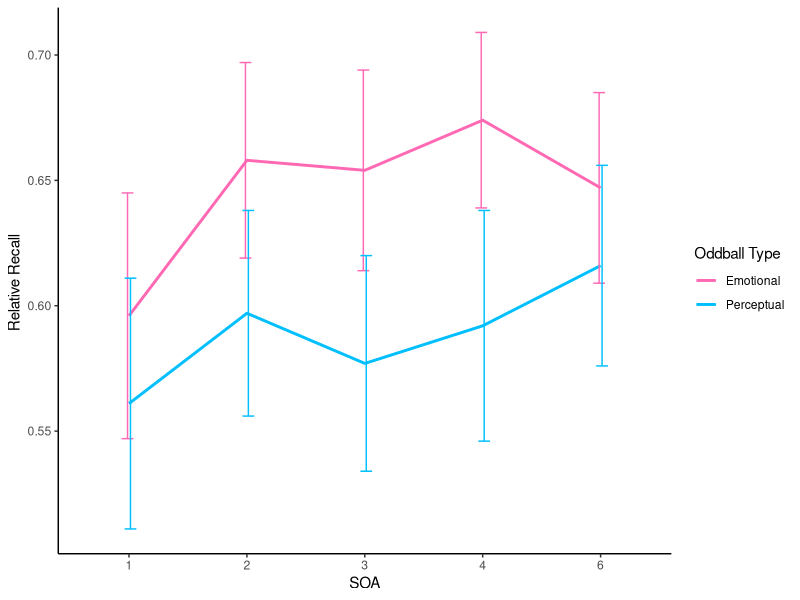
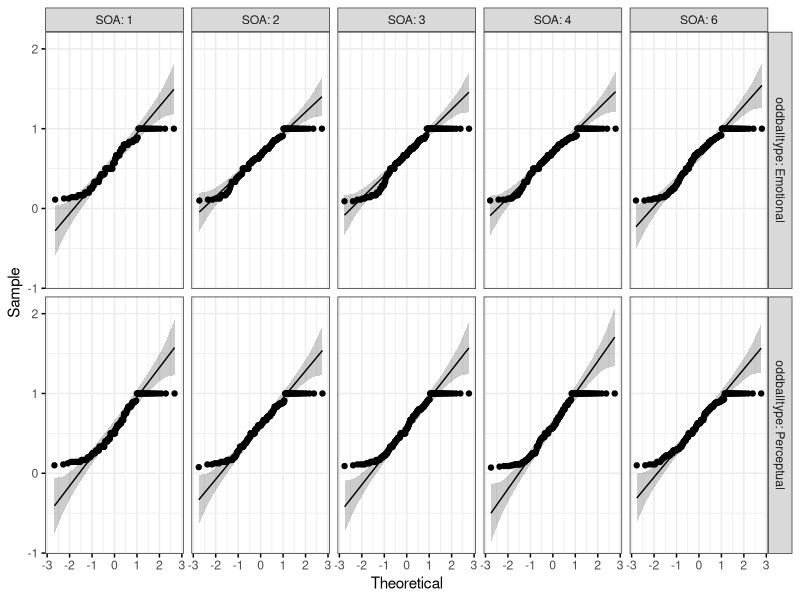
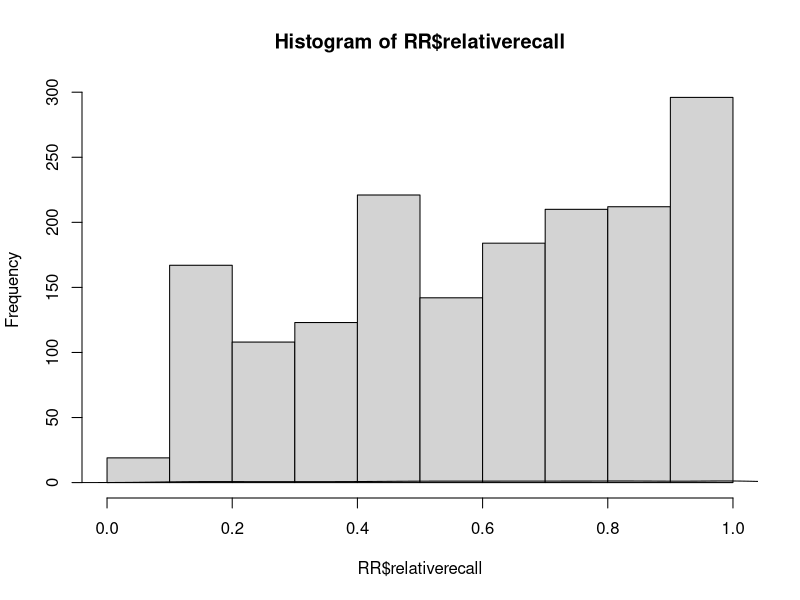
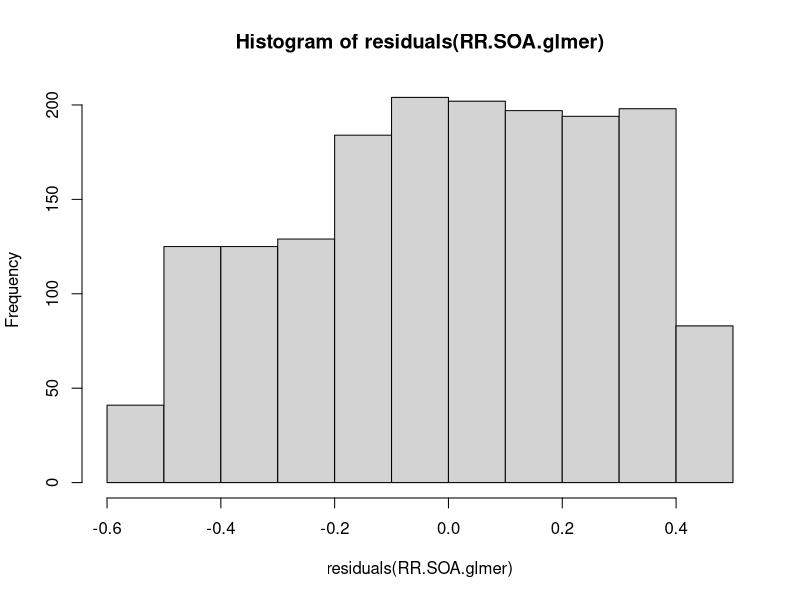
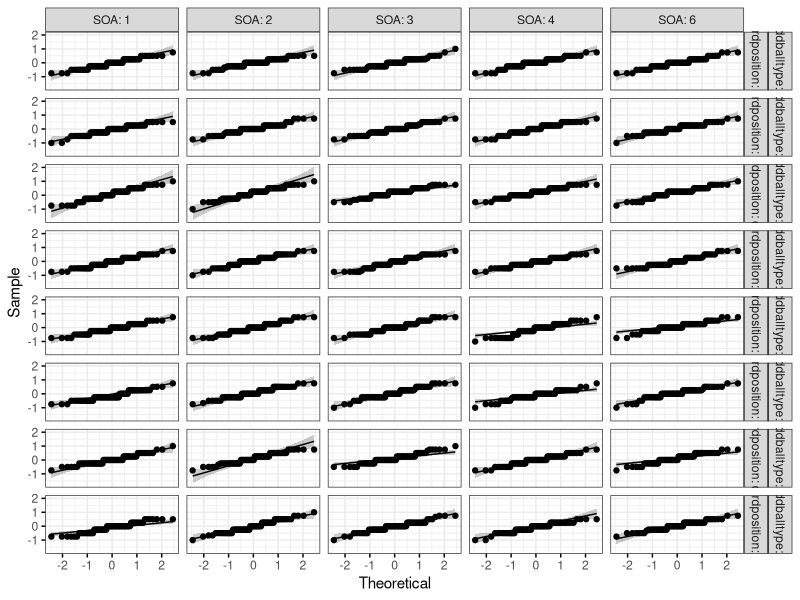
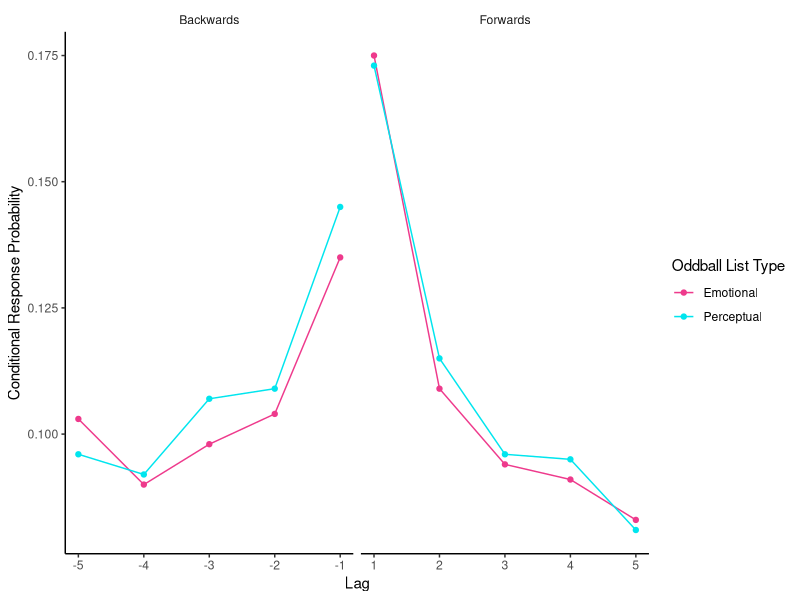
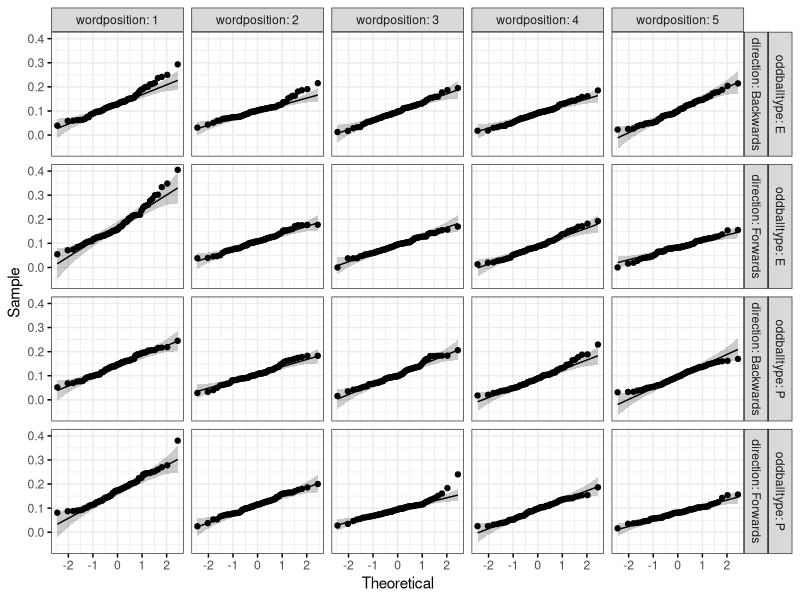
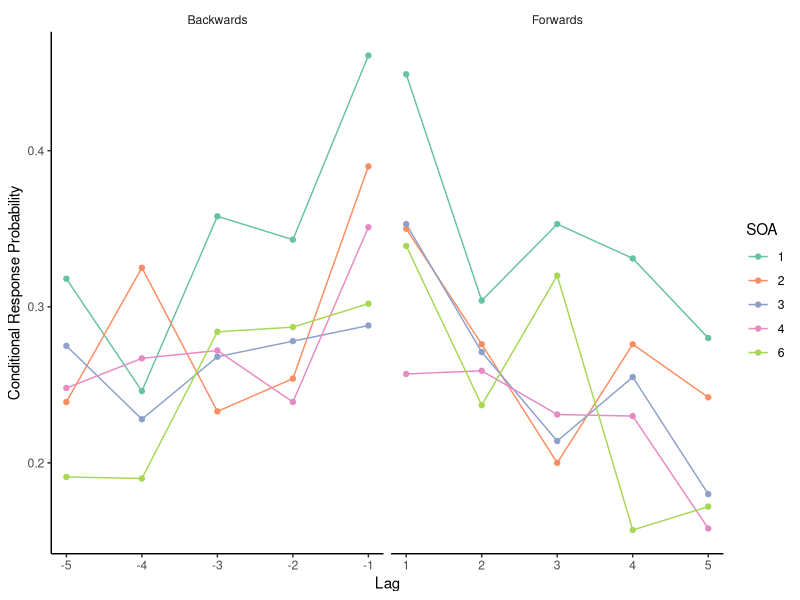

Write the R code that produced these figures, in order. (Note: this script raises an error after producing the figures.)
## ---- chunk 1
chooseCRANmirror(graphics=FALSE, ind=1)
knitr::opts_chunk$set(echo = TRUE)

#Install all libraries 

library(tidyverse)
library(ggpubr)
library(rstatix)
library(rsample)
library(dplyr)
library(ggplot2)
library(data.table)
library(effects)
library(lme4)
library(plyr)
library(emmeans)
## ---- chunk 2
setwd("/Users/albaperis/Desktop/Alba/PhD UPM /Von Restroff WP3/Paper_github/Odd_SOA_CRP/Raw_Results")
RR<-read.csv('RR.csv')
RR<-as.data.frame(RR)
#head(RR) #to show you what my raw data looks like 
RR$oddballtype<-factor(RR$oddballtype)
RR$SOA<-factor(RR$SOA)
RR$subject<-factor(RR$subject)

RR.plot.SOA.data<- RR %>%
  group_by(SOA, oddballtype) %>%
  get_summary_stats(relativerecall, type='mean_ci')

RR.SOA.plt <- ggplot (RR.plot.SOA.data,aes(x=as.factor(SOA),y=mean, group=oddballtype, color=oddballtype))+
  geom_line(size=1) +
  geom_errorbar(data=RR.plot.SOA.data, aes(x=as.factor(SOA), ymin=mean-ci, ymax=mean+ci), width=0.2,
                size=0.5, position=position_dodge(0.05))+ 
  theme_classic()+
  theme(strip.background = element_blank())+
  scale_color_manual(values=c('hotpink', 'deepskyblue1'))+

  xlab('SOA') +
  ylab('Relative Recall ')+
  labs(color='Oddball Type')

RR.SOA.plt

#Now let's run a 2-way ANOVA with oddball x SOA as factors on relative recall 

#Check normality with QQ plots
RR.SOA.QQ<-ggqqplot(RR,'relativerecall',ggtheme=theme_bw())+
  facet_grid(oddballtype~SOA, labeller='label_both')
RR.SOA.QQ #doesn't look normal
hist(RR$relativerecall)
lines(density(RR$relativerecall))

#Check homogeneity of variances
leveneRR<-levene_test(relativerecall ~ oddballtype*SOA, data=RR)
#leveneRR # homogeneity of variances is violated

#These re NOT normally distributed so run a non-parametric ANOVA. Can this be done with glmer?

RR.SOA.glmer<-glmer(relativerecall ~ oddballtype*SOA + (1|subject), data = RR)
#Check whether residuals are normally distribued
hist(residuals(RR.SOA.glmer)) #Not really 
#Anova(RR.SOA.glmer,3)

#A beta distribution would probably fit the data better. 


## ---- chunk 3
setwd("/Users/albaperis/Desktop/Alba/PhD UPM /Von Restroff WP3/Paper_github/Odd_SOA_CRP/Raw_Results")
recallSOA<-read.csv('normrec_SOA_R.csv')
recallSOA<-as.data.frame(recallSOA)
#head(recallSOA) #to show you what my raw data looks like 
recallSOA$subject<-factor(recallSOA$subject)
recallSOA$oddballtype<-factor(recallSOA$oddballtype)
recallSOA$wordposition<-factor(recallSOA$wordposition)
recallSOA$SOA<-factor(recallSOA$SOA)

recSOAplot<-recallSOA %>%
  group_by(oddballtype,wordposition, SOA) %>%
  get_summary_stats(normrec,type='mean_ci')#%>%
  #View()

recSOAplot<-rename(recSOAplot, c('normrec'=mean))
  
recall.SOA.fig<-ggplot(recSOAplot, aes(fill=oddballtype, x=wordposition, y=normrec))+
  geom_bar(position='dodge', stat='identity')+
  geom_errorbar(aes(x=wordposition, ymin=normrec-ci, ymax=normrec+ci), width=0.4, color='wheat4',
                size=0.5, position=position_dodge(0.9), stat='identity')+
  geom_jitter(data=recallSOA,aes(color=oddballtype, x=wordposition, y=normrec), position=position_jitterdodge(dodge.width=0.9), show.legend=FALSE, alpha=0.07)+
  guides(col = FALSE)+
  scale_color_manual(values=c('orchid', 'deepskyblue'))+
  scale_fill_manual(values=c('thistle1','lightblue1'), labels=c('Emotional','Perceptual'), name='Oddball Type')+
  scale_x_discrete(
    labels = c("Odd-2", "Odd-1", "Odd","Odd+1")
  )+
  ggtitle('Normalized Recall by SOA')+
  labs(x='Word Position', y='Normalized Recall (- control)')+
  facet_wrap(~ SOA, ncol=3)+
  theme_classic()
#recall.SOA.fig

#Create QQ plot to test for normality 
recall.SOA.QQ<-ggqqplot(recallSOA,'normrec',ggtheme=theme_bw())+
  facet_grid(oddballtype+wordposition~SOA, labeller='label_both') # looks fine 

recall.SOA.QQ

levene.recall.SOA<-levene_test(normrec~oddballtype*wordposition*SOA, data=recallSOA)
#levene.recall.SOA #meets homogeneity of variances 

recallSOA.aov<-anova_test(
  data=recallSOA,dv=normrec,wid=subject,
  within=c(oddballtype,wordposition,SOA)
)

#recallSOA.aov
get_anova_table(recallSOA.aov)

#Post-hoc tests
#Main effect of word position 
WordPositionSOA.pwc<-recallSOA %>%
  pairwise_t_test(normrec~wordposition, paired=TRUE, p.adjust.method='fdr') #%>%
WordPositionSOA.pwc  

recallSOA %>%
  cohens_d(normrec~wordposition, paired=TRUE)

#Main effect of SOA
SOA.pwc<-recallSOA %>%
  pairwise_t_test(normrec~SOA, paired=TRUE, p.adjust.method='fdr') #%>%
SOA.pwc

recallSOA %>%
  cohens_d(normrec~SOA, paired=TRUE)

#Interaction oddballtype x word position

WordPositionxOddSOA.pwc<-recallSOA %>%
  group_by(wordposition)%>%
  pairwise_t_test(normrec~oddballtype, paired=TRUE, p.adjust.method='fdr') #%>%
WordPositionxOddSOA.pwc

recallSOA %>%
  group_by(wordposition) %>%
  cohens_d(normrec~oddballtype, paired=TRUE) 
## ---- chunk 4
setwd("/Users/albaperis/Desktop/Alba/PhD UPM /Von Restroff WP3/Paper_github/Odd_SOA_CRP/Raw_Results")
CRPall<-read.csv('CRP_all_R.csv')
CRPall<-as.data.frame(CRPall)

crpplot<-CRPall %>%
  group_by(oddballtype,wordposition, direction) %>%
  get_summary_stats(CRP,type='mean_se')

## This is needed to make the 'backwards' lags negative so that they plot
# correctly 
wpplot<-numeric(0)
for (rows in 1:nrow(crpplot)){
  if (crpplot$direction[rows] == "Backwards") {
    wpplot[rows]<-(crpplot$wordposition[rows])*-1
  }
  else {wpplot[rows]<-(crpplot$wordposition[rows])
  }
}
invisible(as.data.frame(wpplot))
crpplot$wpplot<-wpplot

pltCRP<-ggplot(crpplot,aes(x=wpplot,y=mean), group=oddballtype)+
        geom_line(aes(color=oddballtype)) +
        geom_point(aes(color=oddballtype)) +
        theme_classic()+
        facet_wrap(~ direction, scales='free_x')+    
        theme(strip.background = element_blank())+
        #ggtitle('CRP all')+
        xlab('Lag') +
        ylab('Conditional Response Probability')+
        scale_color_manual(values=c('violetred2','turquoise2'), 
          labels=c('Emotional','Perceptual'), name='Oddball List Type')
                    
pltCRP

CRPall$subject<-factor(CRPall$subject)
CRPall$oddballtype<-factor(CRPall$oddballtype)
CRPall$direction<-factor(CRPall$direction)
CRPall$wordposition<-factor(CRPall$wordposition)

#Check for normality and homogeneity of variances 

CRP.QQ<-ggqqplot(CRPall,'CRP',ggtheme=theme_bw())+
  facet_grid(oddballtype+direction~wordposition, labeller='label_both') 

CRP.QQ # looks fine 

leveneCRPall<-levene_test(CRP ~ oddballtype*wordposition*direction, data=CRPall)
#leveneCRPall #homogeneity of variances is violated 

#Run RM ANOVA
CRPall.aov<-anova_test(
  data=CRPall,dv=CRP,wid=subject,
  within=c(oddballtype,wordposition,direction)
)
CRPall.aov
get_anova_table(CRPall.aov)

#Follow-up t-tests 
#Main effect of oddballtype
CRPoddballtype.pwc<-CRPall %>%
  pairwise_t_test(CRP~oddballtype, paired=TRUE, p.adjust.method='fdr') 
CRPoddballtype.pwc

CRPall %>%
  cohens_d(CRP~oddballtype, paired=TRUE)

#Main effect of word position
CRPwordposition.pwc<-CRPall %>%
  pairwise_t_test(CRP~wordposition, paired=TRUE, p.adjust.method='fdr') 
CRPwordposition.pwc

CRPall %>%
  cohens_d(CRP~wordposition, paired=TRUE)

#Interaction direction x word position

DirectionxWordPosition.pwc<-CRPall %>%
  group_by(wordposition)%>%
  pairwise_t_test(CRP~direction, paired=TRUE, p.adjust.method='fdr') 
DirectionxWordPosition.pwc

CRPall %>%
  group_by(wordposition) %>%
  cohens_d(CRP~direction, paired=TRUE)
## ---- chunk 5
setwd("/Users/albaperis/Desktop/Alba/PhD UPM /Von Restroff WP3/Paper_github/Odd_SOA_CRP/Raw_Results")
CRPSOA<-read.csv('ToFrom_CRP_SOA_R.csv')
CRPSOA<-as.data.frame(CRPSOA)

CRPSOAplot<-CRPSOA %>%
  group_by(wordposition, direction, SOA) %>%
  get_summary_stats(CRP,type='mean_se')

wpplot<-numeric(0)
for (rows in 1:nrow(CRPSOAplot)){
  if (CRPSOAplot$direction[rows] == "Backwards") {
    wpplot[rows]<-(CRPSOAplot$wordposition[rows])*-1
  }
  else {wpplot[rows]<-(CRPSOAplot$wordposition[rows])
  }
}
invisible(as.data.frame(wpplot))
CRPSOAplot$wpplot<-wpplot

#factor all the categorical variables 
CRPSOA$SOA<-factor(CRPSOA$SOA)
CRPSOA$direction<-factor(CRPSOA$direction)
CRPSOA$wordposition<-factor(CRPSOA$wordposition)
CRPSOA$subject<-factor(CRPSOA$subject)
CRPSOA$oddballtype<-factor(CRPSOA$oddballtype)
CRPSOA$transition<-factor(CRPSOA$transition)

pltCRPSOA<-ggplot(CRPSOAplot,aes(x=wpplot,y=mean, group=SOA, color=as.factor(SOA)))+
  geom_line() +
  geom_point() +
  theme_classic()+
  facet_wrap(~ direction, scales='free_x', ncol=2)+ 
  theme(strip.background = element_blank())+
  xlab('Lag') +
  ylab('Conditional Response Probability')+
  scale_color_brewer(palette="Set2")+
  labs(color='SOA')

pltCRPSOA

#Assess Normality 

CRP.SOA.QQ<-ggqqplot(CRPSOA,'CRP',ggtheme=theme_bw())+
  facet_grid(oddballtype+direction~SOA, labeller='label_both') 

CRP.SOA.QQ #Does not look normally distributed 
hist(CRPSOA$CRP) #Distribution of our current data 

levene.CRP.SOA<-levene_test(CRP~wordposition*direction*SOA, data=CRPSOA)
#levene.CRP.SOA #homogeneity of variances NOT met 

CRPSOA_glmer<-glmer(CRP ~ wordposition*direction*SOA + (1|subject), data = CRPSOA)
hist(residuals(CRPSOA_glmer)) #Residuals not normally distributed 
Anova(CRPSOA_glmer,3)

#Main effect of word position 
#plot(effect('wordposition',CRPSOA_glmer))

    CRPSOA %>%
  pairwise_t_test(CRP~wordposition, paired=TRUE, p.adjust.method='fdr')
    
    CRPSOA %>%
  cohens_d(CRP~wordposition, paired=TRUE)

#Main effect of SOA
#plot(effect('SOA',CRPSOA_glmer))

CRPSOA %>%
  pairwise_t_test(CRP~SOA, paired=TRUE, p.adjust.method='fdr')

CRPSOA %>%
  cohens_d(CRP~SOA, paired=TRUE)
## ---- chunk 6
setwd("/Users/albaperis/Desktop/Alba/PhD UPM /Von Restroff WP3/Paper_github/Odd_SOA_CRP/Raw_Results")

listrecallSOA<-read.csv('list_recall_SOA_R.csv')
listrecallSOA<-as.data.frame(listrecallSOA)
listrecallSOA$SOA<-factor(listrecallSOA$SOA)
listrecallSOA$subject<-factor(listrecallSOA$subject)

listrecallSOAplot<-listrecallSOA %>%
  group_by(SOA) %>%
  get_summary_stats(total_recall_list,type='mean_ci')

list.recall.SOA.fig<-ggplot(data = listrecallSOAplot,mapping = aes(x = as.factor(SOA), y = mean, fill=SOA))+
  geom_bar(position='dodge', stat='identity')+
  geom_errorbar(aes(x=as.factor(SOA), ymin=mean-ci, ymax=mean+ci), width=0.4, color='black',
                size=0.8, position=position_dodge(0.8), stat='identity')+
    labs(x='Stimulus Onset Asynchronies (SOA)', y='Items recalled ')+     
    scale_y_continuous(n.breaks=14)+
    scale_fill_brewer(palette='Set2')+
    theme_classic()

list.recall.SOA.fig + geom_jitter(data=listrecallSOA,mapping =aes(x=SOA, y=total_recall_list), alpha=0.1)

#Check normal distribution 
list.recall.SOA.QQ<-ggqqplot(listrecallSOA,'total_recall_list',ggtheme=theme_bw())+
  facet_grid(~SOA, labeller='label_both') 

list.recall.SOA.QQ# looks fine 

levene.recall.SOA<-levene_test(total_recall_list ~ SOA, data=listrecallSOA)
#levene.recall.SOA #looks fine 

hist(listrecallSOA$total_recall_list)

list.recall.SOA.glmer<- glmer(total_recall_list~SOA+(1|subject), data=listrecallSOA) 
hist(residuals(list.recall.SOA.glmer)) #Residuals look normally distributed 

Anova(list.recall.SOA.glmer,3)
## ---- chunk 7
setwd("/Users/albaperis/Desktop/Alba/PhD UPM /Von Restroff WP3/Paper_github/Odd_SOA_CRP/Raw_Results")
TFCRP<-read.csv('ToFrom_CRP_R.csv')
TFCRP<-as.data.frame(TFCRP)
#head(TFCRP) #to show you what my raw data looks like 

TFplot<-TFCRP %>%
  group_by(oddballtype,wordposition, direction,transition) %>%
  get_summary_stats(CRP,type='mean_se')

wpplot<-numeric(0)
for (rows in 1:nrow(TFplot)){
  if (TFplot$direction[rows] == "Backwards") {
    wpplot[rows]<-(TFplot$wordposition[rows])*-1
  }
  else {wpplot[rows]<-(TFplot$wordposition[rows])
  }
}
invisible(as.data.frame(wpplot))
TFplot$wpplot<-wpplot
TFplot$transition<-factor(TFplot$transition, levels=c('to','from'))

transition.labs<- c('Transition TO the oddball', 'Transition FROM the oddball')
names(transition.labs)<-c('to', 'from')


pltTF<-ggplot(TFplot,aes(x=wpplot,y=mean), group=oddballtype)+
  geom_line(aes(color=oddballtype)) +
  geom_point(aes(color=oddballtype)) +
   theme_classic()+
  facet_grid(transition~direction, scales='free_x', 
             labeller=labeller(transition = as_labeller(transition.labs)))+   
  theme(strip.background = element_blank())+
  #ggtitle('CRP transitions to and from the oddballs')+
  xlab('Lag') +
  ylab('Conditional Response Probability')+
  scale_color_manual(values=c('violetred2','turquoise2'), 
                     labels=c('Emotional','Perceptual'), name='Oddball List Type')
 

pltTF

TFCRP$subject<-factor(TFCRP$subject)
TFCRP$oddballtype<-factor(TFCRP$oddballtype)
TFCRP$transition<-factor(TFCRP$transition)
TFCRP$direction<-factor(TFCRP$direction)
TFCRP$wordposition<-factor(TFCRP$wordposition)

#Collapsing accross lags 'omitnan'
setwd("/Users/albaperis/Desktop/Alba/PhD UPM /Von Restroff WP3/Paper_github/Odd_SOA_CRP/Raw_Results")
TFCRP_collapsed<-read.csv('collapsed_CRP_omitnan.csv')
TFCRP_collapsed<-as.data.frame(TFCRP_collapsed)

TF.QQ<-ggqqplot(TFCRP_collapsed,'CRPmean',ggtheme=theme_bw())+
  facet_grid(oddballtype+direction~transition, labeller='label_both') 
TF.QQ # QQ plots look fine 

levene.TF<-levene_test(CRPmean ~ oddballtype*direction*transition, data=TFCRP_collapsed)
#levene.TF #assumption violated 

TFCRP_collapsed$subject<-as.factor(TFCRP_collapsed$subject)
TFCRP_collapsed$oddballtype<-as.factor(TFCRP_collapsed$oddballtype)
TFCRP_collapsed$transition<-as.factor(TFCRP_collapsed$transition)
TFCRP_collapsed$direction<-as.factor(TFCRP_collapsed$direction)


TF.collapsed.aov<-anova_test(
  data=TFCRP_collapsed,dv=CRPmean,wid=subject, 
  within=c(oddballtype,direction,transition),
)
TF.collapsed.aov #this isn't showing Mauchly's test results because sphericity is only calculated when the IV have 3 or + levels. 
get_anova_table(TF.collapsed.aov)

odd.collapsed.pwc<-TFCRP_collapsed %>%
  pairwise_t_test(CRPmean~oddballtype, paired=TRUE, p.adjust.method='fdr') #%>%
odd.collapsed.pwc

TFCRP_collapsed %>%
  cohens_d(CRPmean~oddballtype, paired=TRUE)

#ggboxplot(TFCRP_collapsed, x = "oddballtype", y = "CRPmean") 

transition.collapsed.pwc<-TFCRP_collapsed %>%
  pairwise_t_test(CRPmean~transition, paired=TRUE, p.adjust.method='fdr') #%>%
transition.collapsed.pwc

TFCRP_collapsed %>%
  cohens_d(CRPmean~transition, paired=TRUE)

#ggboxplot(TFCRP_collapsed, x = "transition", y = "CRPmean") 

OddxTr.collapsed.pwc<-TFCRP_collapsed %>%
  group_by(oddballtype)%>%
  pairwise_t_test(CRPmean~transition, paired=TRUE, p.adjust.method='fdr') #%>%
OddxTr.collapsed.pwc

TFCRP_collapsed %>%
  group_by(oddballtype) %>%
  cohens_d(CRPmean~transition, paired=TRUE)

#ggboxplot(TFCRP_collapsed, x = "transition", y = "CRPmean", color='oddballtype') 

DirxTr.collapsed.pwc<-TFCRP_collapsed %>%
  group_by(direction)%>%
  pairwise_t_test(CRPmean~transition, paired=TRUE, p.adjust.method='fdr') #%>%
DirxTr.collapsed.pwc

TFCRP_collapsed %>%
  group_by(direction) %>%
  cohens_d(CRPmean~transition, paired=TRUE)

#ggboxplot(TFCRP_collapsed, x = "transition", y = "CRPmean", color='direction') 

transition.labs<- c('Transition TO the oddball', 'Transition FROM the oddball')
names(transition.labs)<-c('to', 'from')

neworder <- c("to","from")
TFCRP_collapsed.neworder <- arrange(transform(TFCRP_collapsed,
             transition=factor(transition,levels=neworder)),transition)

pltTF.collapsed<-ggplot(TFCRP_collapsed,aes(x=direction,y=CRPmean), group=oddballtype)+
  geom_boxplot(aes(color=oddballtype)) +
   theme_classic()+
  facet_grid(~transition, scales='free_x', 
             labeller=labeller(transition = as_labeller(transition.labs)))+   
  theme(strip.background = element_blank())+
  xlab('Collapsed Lag') +
  ylab('Conditional Response Probability')+
  scale_color_manual(values=c('violetred2','turquoise2'), 
                     labels=c('Emotional','Perceptual'), name='Oddball Type')

#pltTF.collapsed

## ---- chunk 8
setwd("/Users/albaperis/Desktop/Alba/PhD UPM /Von Restroff WP3/Paper_github/Odd_SOA_CRP/Raw_Results")
data_collapsed<-read.csv('E_lag_collapsed_R.csv')
data_collapsed<-as.data.frame(data_collapsed)

data_collapsed$subject<-factor(data_collapsed$subject)
data_collapsed$SOA<-factor(data_collapsed$SOA)
data_collapsed$transition<-factor(data_collapsed$transition)
data_collapsed$direction<-factor(data_collapsed$direction)

### Plot data ###
plot3w <-data_collapsed %>%
  group_by(direction, transition,SOA) %>%
  get_summary_stats(CRPmean,type='mean_ci')#%>%

neworder <- c("to","from")
plot3w.order <- arrange(transform(plot3w,
             transition=factor(transition,levels=neworder)),transition)


#these are CI 
CRPSOA.plt<-ggplot(plot3w.order, aes(x=SOA,y=mean, group=direction, color=SOA, shape=direction, ymin=mean-ci, ymax=mean+ci))+ 
  geom_pointrange(position=position_dodge(width=0.5))+
  facet_grid(~transition)+
  scale_color_brewer(palette="Set2")+
  labs(color='SOA')+
  ylab('Conditional Response Probability')+
  theme_classic()+
  theme(strip.background = element_blank())

CRPSOA.plt


#Check Normality 
TF.SOA.QQ<-ggqqplot(data_collapsed,'CRPmean',ggtheme=theme_bw())+
  facet_grid(direction+transition~SOA, labeller='label_both') 
TF.SOA.QQ #Some look a bit off 

levene.TF.SOA<-levene_test(CRPmean ~ direction*transition*SOA, data=data_collapsed)
#levene.TF.SOA #assumption violated 

collapsed_glm <- glmer(CRPmean ~ direction*transition*SOA + (1|subject), data = data_collapsed)
hist(residuals(collapsed_glm)) #Do these look 'normal'?
Anova(collapsed_glm,3)

#plot(effect('direction*transition*SOA',collapsed_glm))
#plot(effect('direction*transition', collapsed_glm))

hist(data_collapsed$CRPmean)

meanDirxTrxSOA<-emmeans(collapsed_glm,~ direction*transition*SOA, adjust='fdr' )
posthoc1<-pairs(meanDirxTrxSOA, adjust='fdr')
eff_size(meanDirxTrxSOA, sigma=sigma(collapsed_glm), edf=df.residual(collapsed_glm))

meanDirxTr<-emmeans(collapsed_glm,~ direction*transition, adjust='fdr')
posthoc2<-pairs(meanDirxTr, adjust='fdr')
eff_size(meanDirxTr, sigma=sigma(collapsed_glm), edf=df.residual(collapsed_glm))

#calculate how many NaNs
data_collapsed %>%
  group_by(SOA) %>%
  summarise_each(funs(sum(is.na(.))))
 
#total observations
data_collapsed  %>%
  group_by(SOA) %>%
  dplyr::summarise(n=n())

## ---- chunk 9
setwd("/Users/albaperis/Desktop/Alba/PhD UPM /Von Restroff WP3/Paper_github/Odd_SOA_CRP/Raw_Results")
RvF<-read.csv('rvf_CRP_R.csv')
RvF<-as.data.frame(RvF)
#head(RvF) #to show you what my raw data looks like 

rvfplot<-RvF %>%
  group_by(oddballtype,wordposition, direction,recall) %>%
  get_summary_stats(CRP,type='mean_se')

wpplot<-numeric(0)
for (rows in 1:nrow(rvfplot)){
  if (rvfplot$direction[rows] == "Backwards") {
    wpplot[rows]<-(rvfplot$wordposition[rows])*-1
  }
  else {wpplot[rows]<-(rvfplot$wordposition[rows])
  }
}
invisible(as.data.frame(wpplot))
rvfplot$wpplot<-wpplot

pltRVF<-ggplot(rvfplot,aes(x=wpplot,y=mean), group=oddballtype)+
  geom_line(aes(color=oddballtype)) +
  geom_point(aes(color=oddballtype)) +
  facet_wrap(~ recall + direction, scales='free_x')+   
  #ggtitle('CRP forgotten vs. recalled oddballs')+
  xlab('Lag') +
  ylab('Conditional Response Probability')+
  scale_color_manual(values=c('violetred2','turquoise2'), 
                     labels=c('Emotional','Perceptual'), name='Oddball List Type')+
  theme_classic()
pltRVF

RvF$subject<-factor(RvF$subject)
RvF$oddballtype<-factor(RvF$oddballtype)
RvF$recall<-factor(RvF$recall)
RvF$direction<-factor(RvF$direction)
RvF$wordposition<-factor(RvF$wordposition)

RVF.QQ<-ggqqplot(RvF,'CRP',ggtheme=theme_bw())+
  facet_grid(oddballtype+direction+recall~wordposition, labeller='label_both') # looks fine 

RVF.QQ
levene.RVF<- levene_test(CRP~oddballtype*wordposition*direction*recall, data=RvF)
#levene.RVF #Does NOT meet homogeneity of variances


RvF.aov<-anova_test(
  data=RvF,dv=CRP,wid=subject,
  within=c(oddballtype,wordposition,direction,recall)
)
RvF.aov
get_anova_table(RvF.aov)

#Main effect of word position
RvFwordposition.pwc<-RvF %>%
  pairwise_t_test(CRP~wordposition, paired=TRUE, p.adjust.method='fdr') #%>%
#select(-df,-statistic) #remove details 
RvFwordposition.pwc

RvF %>%
  cohens_d(CRP~wordposition, paired=TRUE)

#Main effect of recall 
RvFrecall.pwc<-RvF %>%
  pairwise_t_test(CRP~recall, paired=TRUE, p.adjust.method='fdr') #%>%
  #select(-df,-statistic) #remove details 
RvFrecall.pwc

RvF %>%
  cohens_d(CRP~recall, paired=TRUE)

#Interaction direction x word position

DirectionxWordPosition.RvF.pwc<-RvF %>%
  group_by(wordposition)%>%
  pairwise_t_test(CRP~direction, paired=TRUE, p.adjust.method='fdr')#%>%
  #select(-df,-statistic) #remove details 
DirectionxWordPosition.RvF.pwc

RvF %>%
  group_by(wordposition)%>%
  cohens_d(CRP~direction, paired=TRUE)

## ---- chunk 10
setwd("/Users/albaperis/Desktop/Alba/PhD UPM /Von Restroff WP3/Paper_github/Odd_SOA_CRP/Raw_Results")
RR<-read.csv('RR.csv')
RR<-as.data.frame(RR)

RR$oddballtype<-factor(RR$oddballtype)
RR$SOA<-factor(RR$SOA)
RR$subject<-factor(RR$subject)

RRplot<-RR %>%
  group_by(oddballtype) %>%
  get_summary_stats(relativerecall,type='mean_ci') #%>%
  #View()
RRplot <- dplyr::rename(RRplot, c('relativerecall' = mean))

RRnormality<-RR %>%
  group_by(oddballtype) %>%
  shapiro_test(relativerecall)#%>%
  #View()

RR.plt<-ggplot(RR,aes(x=oddballtype, y=relativerecall, fill=oddballtype))+
  geom_violin()+#(position='dodge', stat='identity')+
  geom_jitter(color='grey', size=0.4, alpha=0.9)+ 
  geom_errorbar(data=RRplot, aes(x=oddballtype, ymin=relativerecall-ci, ymax=relativerecall+ci), width=0.4, color='wheat4',
                size=0.5, position=position_dodge(0.9), stat='identity')+
  scale_fill_manual(values=c('thistle1','lightblue1'), labels=c('Emotional','Perceptual'), name='Oddball Type')+
  ggtitle('Relative Recall Position')+
  labs(x='Oddball Type', y='Relative Recall Position')+
  theme_classic()
  
RR.plt

#Reorganize the data so that we average measurements accross SOAs, oddballs and subjects
RR.stats <- RR %>% 
  group_by(oddballtype,subject) %>% 
  dplyr::summarize(relativerecall.mean = mean(relativerecall))

wilcox.test(relativerecall.mean~oddballtype, data=RR.stats, paired=TRUE)

#data needs to be ungrouped to be able to use it now 
RR.stats<-ungroup(RR.stats)

RR.stats %>%
  cohens_d(relativerecall.mean~oddballtype, paired=TRUE)

RRplot



## ---- chunk 11
setwd("/Users/albaperis/Desktop/Alba/PhD UPM /Von Restroff WP3/Paper_github/Odd_SOA_CRP/Raw_Results")
recall<-read.csv('normrec_R.csv')
recall<-as.data.frame(recall)

recall$subject<-factor(recall$subject)
recall$oddballtype<-factor(recall$oddballtype)
recall$wordposition<-factor(recall$wordposition)

recallplot<-recall %>%
  group_by(oddballtype,wordposition) %>%
  get_summary_stats(normrec,type='mean_ci')
recallplot <- dplyr::rename(recallplot, c('normrec' = mean))

recall.fig<-ggplot(recallplot, aes(fill=oddballtype, x=wordposition, y=normrec))+
  geom_bar(position='dodge', stat='identity')+
  geom_errorbar(aes(x=wordposition, ymin=normrec-ci, ymax=normrec+ci), width=0.4, color='wheat4',
                size=0.5, position=position_dodge(0.9), stat='identity')+ 
  geom_jitter(data=recall,aes(color=oddballtype, x=wordposition, y=normrec),    position=position_jitterdodge(dodge.width=0.9), show.legend=FALSE, alpha=0.2)+
  guides(col = FALSE)+
  scale_color_manual(values=c('orchid', 'deepskyblue'))+
  scale_fill_manual(values=c('thistle1','lightblue1'), labels=c('Emotional','Perceptual'), name='Oddball List Type')+
  scale_x_discrete(
    labels = c("Odd-2", "Odd-1", "Odd","Odd+1")
  )+
  #ggtitle('Normalized Recall')+
  labs(x='Word Position', y='Normalized Recall (- control)')+
  theme_classic()

#recall.fig


#Create QQ plot for each cell of design
recall.QQ<-ggqqplot(recall,'normrec',ggtheme=theme_bw())+
  facet_grid(oddballtype~wordposition, labeller='label_both')
recall.QQ #looks fine

levene.recall<-levene_test(normrec~oddballtype*wordposition, data=recall)
levene.recall #meets homogeneity of variances 

recall.aov<-anova_test(
  data=recall,dv=normrec,wid=subject,
  within=c(oddballtype,wordposition)
)
recall.aov
get_anova_table(recall.aov)

#Post-hoc tests 
WordPosition.pwc<-recall %>%
  #group_by(oddballtype)%>%
  pairwise_t_test(normrec~wordposition, paired=TRUE, p.adjust.method='fdr') #%>%
  #select(-df,-statistic) #remove details 
WordPosition.pwc  

recall %>%
  cohens_d(normrec~wordposition, paired=TRUE)

#Interaction oddballtype x word position

WordPositionxOdd.pwc<-recall %>%
  group_by(wordposition)%>%
  pairwise_t_test(normrec~oddballtype, paired=TRUE, p.adjust.method='fdr')# %>%
  #select(-df,-statistic) #remove details 
WordPositionxOdd.pwc

recall %>%
  group_by(wordposition) %>%
  cohens_d(normrec~oddballtype, paired=TRUE)

## Add p values to graph 
WordPosition.pwc <- WordPosition.pwc %>% add_xy_position(x = "wordposition")

WordPositionxOdd.pwc <- WordPositionxOdd.pwc %>% add_xy_position(x = "wordposition")

recall.fig+
  stat_pvalue_manual(WordPositionxOdd.pwc, label='{p.adj.signif}', inherit.aes=FALSE, hide.ns=TRUE, tip.length=0, bracket.nudge.y=-0.7)+
  stat_pvalue_manual(WordPosition.pwc, label='{p.adj.signif}', inherit.aes=FALSE, hide.ns=TRUE, tip.length =0, bracket.nudge.y=-0.42)
## ---- chunk 12
em1_corr<-as.data.frame(subset(recall, oddballtype=='E' & wordposition=='m1'))
lag_corr<-as.data.frame(subset(TFCRP, oddballtype=='E' & transition=='from' & direction=='Forwards' & wordposition=='1'))

corrplot<-as.data.frame(cbind(em1_corr$normrec,lag_corr$CRP))

corrplt<-ggplot(corrplot, aes(x=V1, y=V2))+
  geom_point(shape=18, color='darksalmon')+
  geom_smooth(method=lm, se=FALSE, color='lightskyblue2')+
  ggtitle('Correlation of E-1 normalized recall and transitions from E Odd (lag +1)')+
  ylab('Lag +1 transitions from E Odd')+
  xlab('E-1 Normalized Recall')+
  theme_classic()

corrplt

cor.test(corrplot$V1, corrplot$V2,  method = "spearman", use = "complete.obs")
